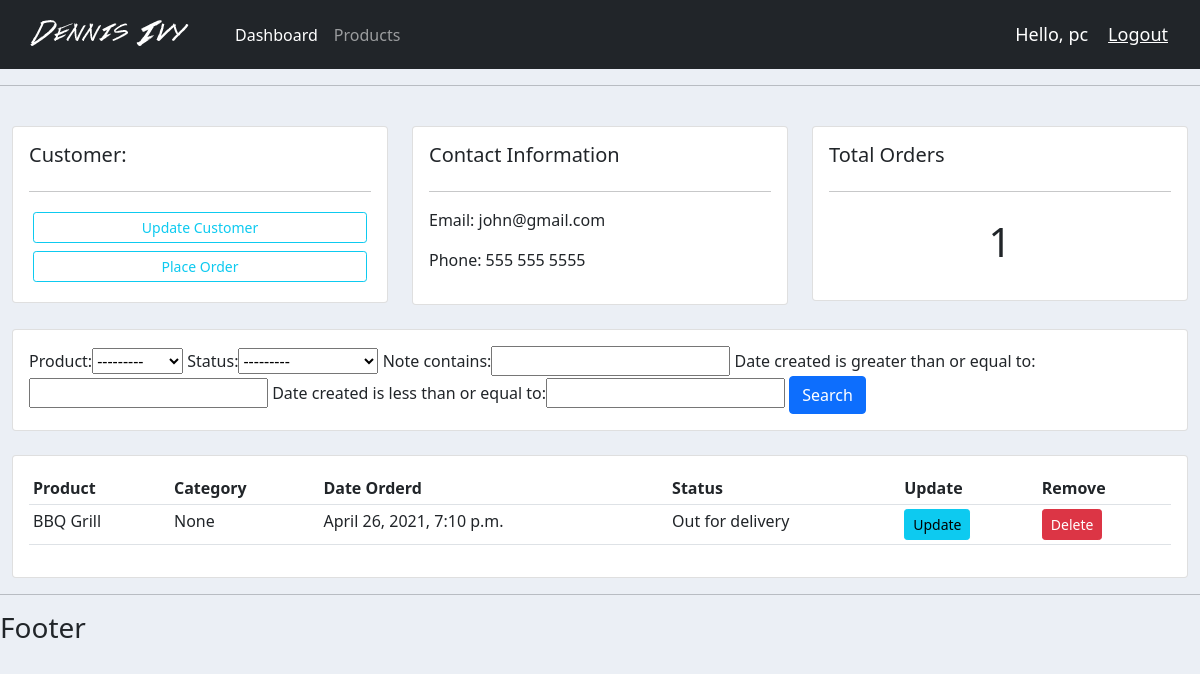
/customer/1/ (signed in), run on an earlier commit of the app's database.
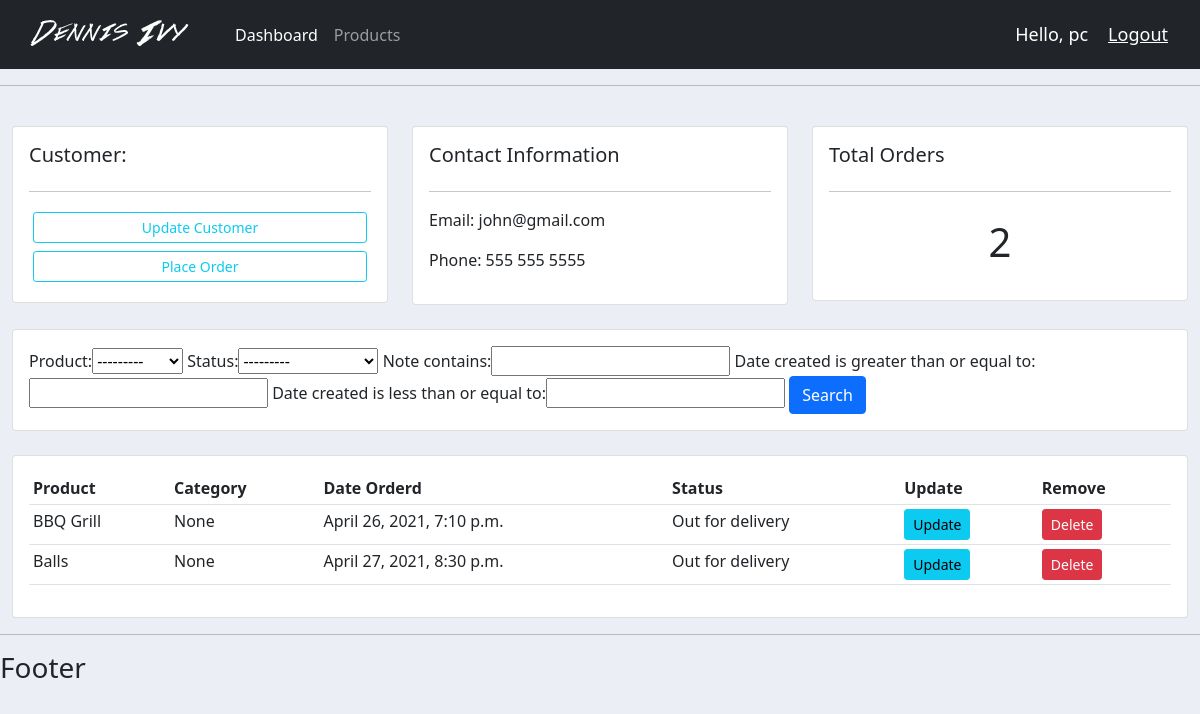
And on a later commit of the database.
### accounts/models.py (models this page shows, shortened)
class Customer(models.Model):
	name = models.CharField(max_length=200, null=True)
	phone = models.CharField(max_length=200, null=True)
	email = models.CharField(max_length=200, null=True)
	date_created = models.DateTimeField(auto_now_add=True, null=True)

class Order(models.Model):
	STATUS = (
            ('Pending', 'Pending'),
         			('Out for delivery', 'Out for delivery'),
         			('Delivered', 'Delivered'),
        )
	customer = models.ForeignKey(Customer, null=True, on_delete=models.SET_NULL)
	product = models.ForeignKey(Product, null=True, on_delete=models.SET_NULL)
	date_created = models.DateTimeField(auto_now_add=True, null=True)
	status = models.CharField(max_length=200, null=True, choices=STATUS)
	note = models.CharField(max_length=1000, null=True)

class Product(models.Model):
	CATEGORY = (
            ('Indoor', 'Indoor'),
         			('Out Door', 'Out Door'),
        )
	name = models.CharField(max_length=200, null=True)
	price = models.FloatField(null=True)
	category = models.CharField(max_length=200, null=True, choices=CATEGORY)
	description = models.CharField(max_length=200, null=True, blank=True)
	date_created = models.DateTimeField(auto_now_add=True, null=True)
	tags = models.ManyToManyField(Tag)
	def __str__(self):
		return self.name

### accounts/views.py (the view)
# urls.py: path('customer/<str:pk>/', views.customer, name="customer"),
@login_required(login_url='login')
def customer(request, pk):
    customer = Customer.objects.get(id=pk)
    orders = customer.order_set.all()
    order_count = orders.count()
    myFilter = OrderFilter(request.GET, queryset=orders)
    orders = myFilter.qs
    context = {'customer': customer,
               'orders': orders, 'order_count': order_count, 'myFilter':myFilter}
    return render(request, 'accounts/customer.html', context)

### accounts/templates/accounts/customer.html
{%  extends 'accounts/main.html' %}
{% block content %}
	<br>
<div class="row">
	<div class="col-md">
		<div class="card card-body">
			<h5>Customer:</h5>
			<hr>
			<a class="btn btn-outline-info  btn-sm btn-block m-1" href="">Update Customer</a>
			<a class="btn btn-outline-info  btn-sm btn-block m-1" href="{% url 'create_order' customer.id %}">Place Order</a>
		</div>
	</div>
	<div class="col-md">
		<div class="card card-body">
			<h5>Contact Information</h5>
			<hr>
			<p>Email: {{customer.email}}</p>
			<p>Phone: {{customer.phone}}</p>
		</div>
	</div>
	<div class="col-md">
		<div class="card card-body">
			<h5>Total Orders</h5>
			<hr>
			<h1 style="text-align: center;padding: 10px">{{order_count}}</h1>
		</div>
	</div>
</div>
<br>
<div class="row">
	<div class="col">
		<div class="card card-body">
			<form method="get">
        {{myFilter.form}}
		    <button class="btn btn-primary" type="submit">Search</button>
		  </form>
		</div>
	</div>
</div>
<br>
<div class="row">
	<div class="col-md">
		<div class="card card-body">
			<table class="table table-sm">
				<tr>
					<th>Product</th>
					<th>Category</th>
					<th>Date Orderd</th>
					<th>Status</th>
					<th>Update</th>
					<th>Remove</th>
				</tr>
				{% for order in orders %}
				 <tr>
					 <td>{{order.product}}</td>
					 <td>{{order.note}}</td>
					 <td>{{order.date_created}}</td>
					 <td>{{order.status}}</td>
					 <td><a class="btn btn-sm btn-info" href="{% url 'update_order' order.id %}">Update</a></td>
           <td><a class="btn btn-sm btn-danger" href="{% url 'delete_order' order.id %}">Delete</a></td>
				 </tr>
				{% endfor %}
			</table>
		</div>
	</div>
</div>
{% endblock %}

### accounts/templates/accounts/main.html (shortened to what this page needs)
{% load static from staticfiles %}
<!DOCTYPE html>
<html lang="en">
<head>
  <link href="https://cdn.jsdelivr.net/npm/bootstrap@5.0.0-beta3/dist/css/bootstrap.min.css" rel="stylesheet">
	<link rel="stylesheet" type="text/css" href="{% static 'css/main.css' %}" >
</head>
<body>
  {% include 'accounts/navbar.html' %}
  <hr>
  <div class="container-fluid">
    {% block content %}
    {% endblock %}
  </div>
  <hr>
  <h3>Footer</h3>
</body>
</html>

### accounts/templates/accounts/navbar.html (shortened to what this page needs)
{% load static from staticfiles %}
<nav class="navbar navbar-expand-lg navbar-dark bg-dark">
  <div class="container-fluid">
    <a class="navbar-brand" href="#"><img src="{% static 'images/logo.png' %}"></a>
    <div class="collapse navbar-collapse" id="navbarNav">
      <ul class="navbar-nav">
        <li class="nav-item">
          <a class="nav-link active" aria-current="page" href="{% url 'home' %}">Dashboard</a>
        </li>
        <li class="nav-item">
          <a class="nav-link" href="{% url 'products' %}">Products</a>
        </li>
      </ul>
    </div>
    <span class="hello-msg">Hello, {{request.user}}</span>
    <span ><a  class="hello-msg" href="{% url 'logout' %}">Logout</a></span>
  </div>
</nav>

### static/css/main.css (style rules this page uses)
body { background-color: #ebeff5; }

### accounts/templates/accounts/navbar.html (style rules this page uses)
.hello-msg { font-size: 18px; color: #fff; margin-right: 20px; }

What changed in the data, as far as the page shows it:
added Order: product "Balls", note "None", date_created "April 27, 2021, 8:30 p.m.", status "Out for delivery"
Also different on the page:
{{ order_count }}: "1" → "2"
